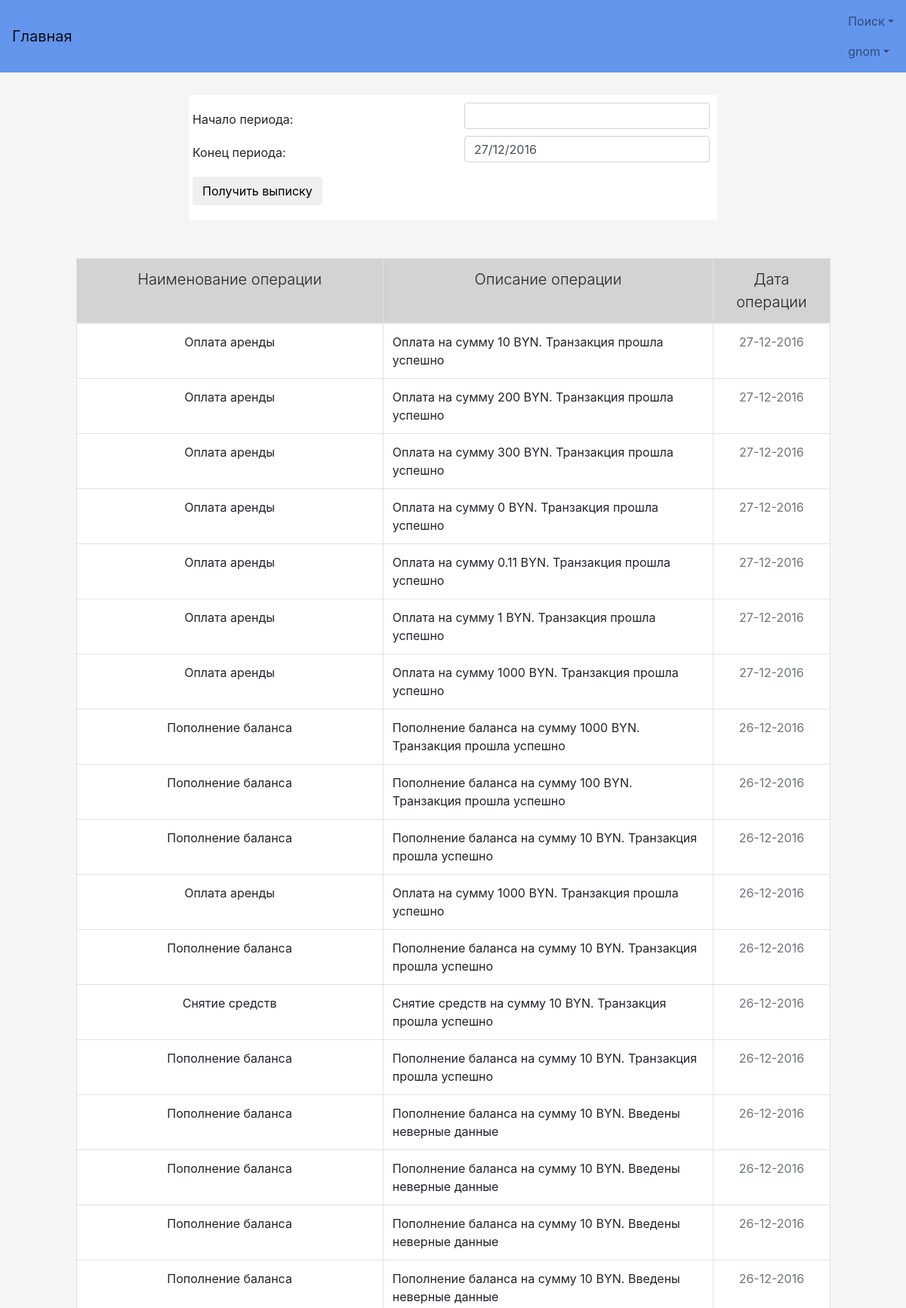
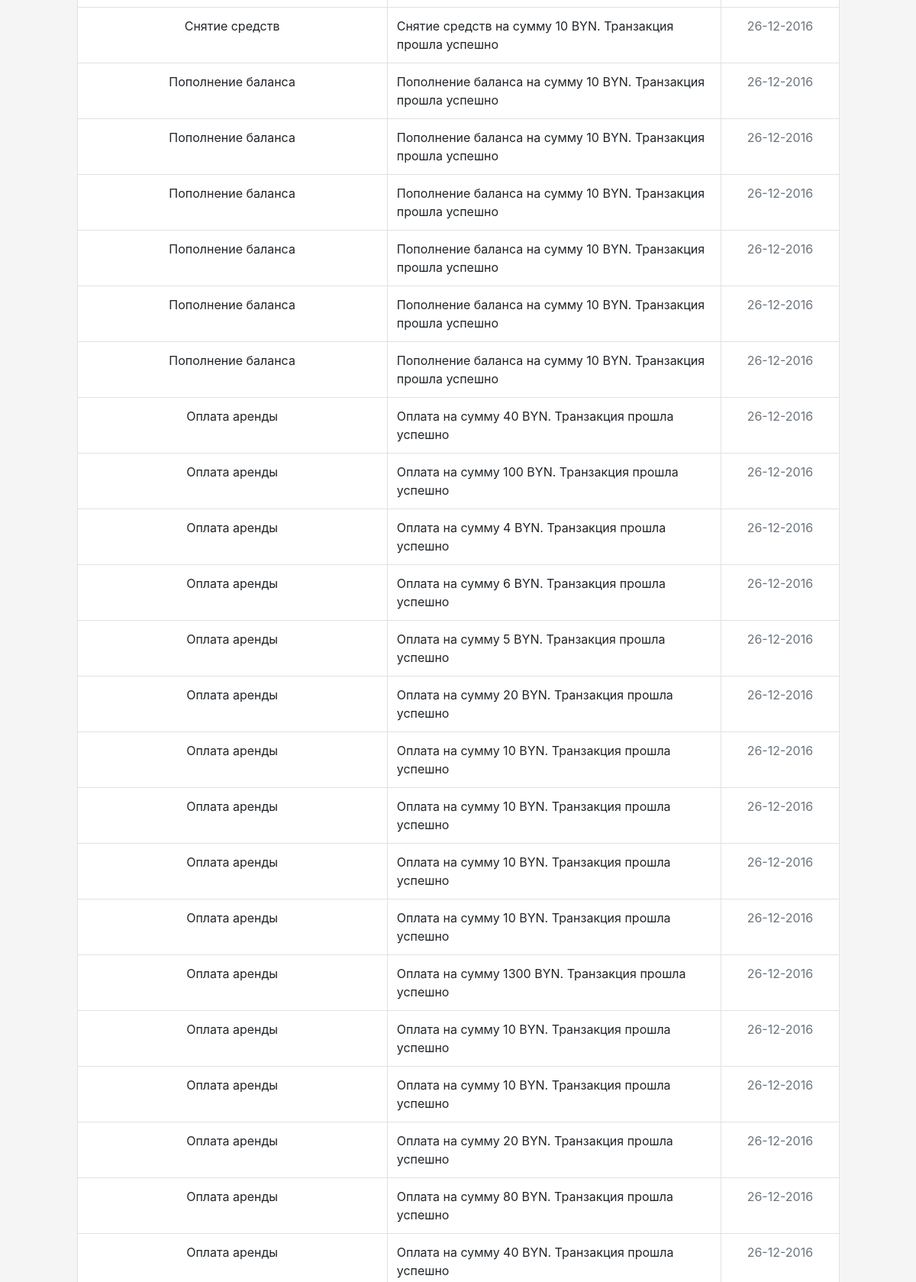
The page /profile/extractbalance (signed in, upper part) on the database its author committed (2 pictures, top to bottom).
### TOFI/models.py (models this page shows, shortened)
class MyUser(AbstractBaseUser):
    username = models.CharField(verbose_name='Логин', max_length=50, unique=True)
    password = models.CharField(verbose_name='Пароль', max_length=50)
    name = models.CharField(verbose_name='Имя', max_length=50)
    surname = models.CharField(verbose_name='Фамилия', max_length=50)
    last_name = models.CharField(verbose_name='Отчество', max_length=50)
    age = models.IntegerField(verbose_name='Возраст')
    passport_id = models.CharField(verbose_name='Номер паспорта', max_length=50)
    phone = models.CharField(verbose_name='Телефон', max_length=50)
    address = models.CharField(verbose_name='Адрес', max_length=50)
    email = models.CharField(verbose_name='Электронная почта', max_length=50, unique=True)
    taxpayer_account_number = models.IntegerField(verbose_name='УНН', null=True)
    license_field = models.CharField(verbose_name='Лицензия', max_length=50, null=True)
    ie = models.BooleanField(verbose_name='ИП', default=False)
    balance = models.FloatField(verbose_name='', default=0)
    user_card_id = models.ManyToManyField(UserCard, default=None)
    objects = MyUserManager()
    USERNAME_FIELD = 'username'
    REQUIRED_FIELDS = ['name', 'surname', 'last_name', 'age', 'passport_id', 'phone', 'address', 'email', 'ie']
    is_active = models.BooleanField(default=True)
    reason_block = models.CharField(max_length=100, null=True)
    is_admin = models.BooleanField(default=False)
    is_moder = models.BooleanField(default=False)
    wrong_password_number = models.IntegerField(default=0)

class LogOperationsBalance(models.Model):  # Модель для логирования операций
    id_user = models.IntegerField()
    type_operation = models.CharField(max_length=50)  # Ввод/вывод/и т.д.
    describe_operation = models.CharField(max_length=100)  # Описание
    amount = models.FloatField(default=0)
    date_operation = models.DateField(default=None)
    status = models.BooleanField(default=False)

### user_profile/views.py (the view)
# urls.py: url(r'extractbalance', views.extract_balance, name='ExtractBalance'),
def extract_balance(request):
    if request.user.is_anonymous or not request.user.is_active:
        return HttpResponseRedirect("/login")
    if request.method == 'POST':
        form = ExtractBalance(request.POST)
        if form.is_valid():
            period_start = form.cleaned_data['period_start']
            period_end = form.cleaned_data['period_end']
            extracts = models.LogOperationsBalance.objects.filter(id_user=request.user.id)
            result = []
            for ex in extracts:
                if period_end >= ex.date_operation >= period_start:
                    result.append(ex)
            result = reversed(result)
            return render(request, 'Profile/ExtractBalance.html', {'form': form, 'result': result})
    else:
        form = ExtractBalance()
        extracts = reversed(models.LogOperationsBalance.objects.filter(id_user=request.user.id))
        return render(request, "Profile/ExtractBalance.html", {'form': form, 'result': extracts})

### TOFI/forms.py
class ExtractBalance(forms.Form):
    period_start = forms.DateField(input_formats=['%d/%m/%Y'], label="Начало периода:",
                                   widget=forms.DateInput(attrs={'class': 'datetime'}), required=True)
    period_end = forms.DateField(input_formats=['%d/%m/%Y'], label="Конец периода:",
                                 widget=forms.DateInput(attrs={'class': 'datetime'}), required=True,
                                 initial=datetime.now().strftime('%d/%m/%Y'))

### TOFI/templates/Profile/ExtractBalance.html (shortened to what this page needs)
{% extends "base.html" %}
{% block content %}
    <form method="POST">
        <div class="center">
            {% for field in form %}
                <div class="row">
                    <div class="padding col-md-6">{{ field.label }}</div>
                    <div class="col-md-6">{{ field }}</div>
                </div>
            {% endfor %}
            <div class="row">
                <div class="padding">
                    <button type="submit" class="btn btn-default">Получить выписку</button>
                </div>
            </div>
        </div>
        {% if result %}
            <table class="table table-hover table-bordered center-table">
                <thead>
                <tr class="padding">
                    <td class="padding text-center lead gray">Наименование операции</td>
                    <td class="text-center lead gray">Описание операции</td>
                    <td class="text-center lead gray">Дата операции</td>
                </tr>
                </thead>
                <tbody>
                {% for res in result %}
                    <tr class="padding">
                        <td class="padding text-center">{{ res.type_operation }}</td>
                        <td>{{ res.describe_operation }}</td>
                        <td class="text-center text-muted">{{ res.date_operation|date:"d-m-Y" }}</td>
                    </tr>
                {% endfor %}
                </tbody>
            </table>
        {% endif %}
    </form>
{% endblock %}

### TOFI/templates/base.html (shortened to what this page needs)
{% load staticfiles %}
<!DOCTYPE html>
<html lang="ru">
  <head>
      <link href="https://cdnjs.cloudflare.com/ajax/libs/twitter-bootstrap/4.0.0-alpha.5/css/bootstrap.min.css"
            rel="stylesheet">
      <link href="{% static 'style.css' %}" rel="stylesheet">
      <link href="http://ajax.googleapis.com/ajax/libs/jqueryui/1.8/themes/base/jquery-ui.css" rel="stylesheet"
            type="text/css"/>
      <link href="https://cdnjs.cloudflare.com/ajax/libs/bootstrap-datepicker/1.6.4/css/bootstrap-datepicker.min.css"
            rel="stylesheet" type="text/css">
      <link href="https://cdnjs.cloudflare.com/ajax/libs/bootstrap-datetimepicker/4.17.43/css/bootstrap-datetimepicker.min.css"
            rel="stylesheet" type="text/css">
  </head>
  <body>
  <nav class="navbar navbar-light">
      <a class="navbar-brand" href="{% url 'Main' %}">Главная</a>
      <ul class="nav navbar-nav">
          {% if request.user.is_anonymous %}
              <li class="nav-item active">
                  <a class="nav-link" href="{% url 'Registration' %}">Регистрация<span class="sr-only">(current)</span></a>
              </li>
              <li class="nav-item active">
                  <a class="nav-link" href="{% url 'Login' %}">Вход<span class="sr-only">(current)</span></a>
              </li>
              <li class="nav-item dropdown">
                  <a class="nav-link dropdown-toggle" href="#" id="supportedContentDropdown" data-toggle="dropdown"
                     aria-haspopup="true" aria-expanded="false">Поиск</a>
                  <div class="dropdown-menu" aria-labelledby="supportedContentDropdown">
                      <a class="dropdown-item" href="{% url 'SearchUser' %}">Поиск пользователей</a>
                      <a class="dropdown-item" href="{% url 'SearchRent' %}">Поиск жилья</a>
                      <a class="dropdown-item" href="{% url 'SearchId' %}">Поиск пользователей по Id</a>
                  </div>
              </li>
            {% else %}
              <li class="nav-item dropdown">
                  <a class="nav-link dropdown-toggle" href="#" id="supportedContentDropdown" data-toggle="dropdown"
                     aria-haspopup="true" aria-expanded="false">Поиск</a>
              </li>
              <li class="nav-item dropdown">
                  <a class="nav-link dropdown-toggle" href="#" id="supportedContentDropdown" data-toggle="dropdown"
                     aria-haspopup="true" aria-expanded="false">{{ request.user.username }}</a>
              </li>
          {% endif %}
      </ul>
  </nav>
  <div class="main-body">
      <div class="container">
        {% block content %}
        {% endblock %}
    </div>
  </div>
  </body>
</html>

### TOFI/static/style.css (style rules this page uses)
.center { width: 100%; max-width: 700px; padding: 10px; margin: auto auto 50px; background: white; }
.center-table { width: 100%; max-width: 90%; padding: 10px; margin: auto auto 50px; background: white; }
.height70 { height: 35px; }
a { color: darkslateblue; }
body { margin: auto; padding-bottom: 0; height: auto; background-color: whitesmoke; link: dodgerblue; }
table { width: 100%; }
.main-body { padding-top: 10px; padding-bottom: auto; margin-top: 20px; }
.padding { padding: 10px; }
.gray { background: lightgray; }
.navbar-light { background-color: cornflowerblue; }

### rows shown on the page
MyUser: user.username "gnom"
LogOperationsBalance: type_operation "Оплата аренды", describe_operation "Оплата на сумму 10 BYN. Транзакция прошла успешно", date_operation "27-12-2016"
LogOperationsBalance: type_operation "Оплата аренды", describe_operation "Оплата на сумму 200 BYN. Транзакция прошла успешно", date_operation "27-12-2016"
LogOperationsBalance: type_operation "Оплата аренды", describe_operation "Оплата на сумму 300 BYN. Транзакция прошла успешно", date_operation "27-12-2016"
LogOperationsBalance: type_operation "Оплата аренды", describe_operation "Оплата на сумму 0 BYN. Транзакция прошла успешно", date_operation "27-12-2016"
LogOperationsBalance: type_operation "Оплата аренды", describe_operation "Оплата на сумму 0.11 BYN. Транзакция прошла успешно", date_operation "27-12-2016"
LogOperationsBalance: type_operation "Оплата аренды", describe_operation "Оплата на сумму 1 BYN. Транзакция прошла успешно", date_operation "27-12-2016"
LogOperationsBalance: type_operation "Оплата аренды", describe_operation "Оплата на сумму 1000 BYN. Транзакция прошла успешно", date_operation "27-12-2016"
LogOperationsBalance: type_operation "Пополнение баланса", describe_operation "Пополнение баланса на сумму 1000 BYN. Транзакция прошла успешно", date_operation "26-12-2016"
LogOperationsBalance: type_operation "Пополнение баланса", describe_operation "Пополнение баланса на сумму 100 BYN. Транзакция прошла успешно", date_operation "26-12-2016"
LogOperationsBalance: type_operation "Пополнение баланса", describe_operation "Пополнение баланса на сумму 10 BYN. Транзакция прошла успешно", date_operation "26-12-2016"
LogOperationsBalance: type_operation "Оплата аренды", describe_operation "Оплата на сумму 1000 BYN. Транзакция прошла успешно", date_operation "26-12-2016"
LogOperationsBalance: type_operation "Пополнение баланса", describe_operation "Пополнение баланса на сумму 10 BYN. Транзакция прошла успешно", date_operation "26-12-2016"
LogOperationsBalance: type_operation "Снятие средств", describe_operation "Снятие средств на сумму 10 BYN. Транзакция прошла успешно", date_operation "26-12-2016"
LogOperationsBalance: type_operation "Пополнение баланса", describe_operation "Пополнение баланса на сумму 10 BYN. Транзакция прошла успешно", date_operation "26-12-2016"
LogOperationsBalance: type_operation "Пополнение баланса", describe_operation "Пополнение баланса на сумму 10 BYN. Введены неверные данные", date_operation "26-12-2016"
LogOperationsBalance: type_operation "Пополнение баланса", describe_operation "Пополнение баланса на сумму 10 BYN. Введены неверные данные", date_operation "26-12-2016"
LogOperationsBalance: type_operation "Пополнение баланса", describe_operation "Пополнение баланса на сумму 10 BYN. Введены неверные данные", date_operation "26-12-2016"
LogOperationsBalance: type_operation "Пополнение баланса", describe_operation "Пополнение баланса на сумму 10 BYN. Введены неверные данные", date_operation "26-12-2016"
LogOperationsBalance: type_operation "Снятие средств", describe_operation "Снятие средств на сумму 10 BYN. Транзакция прошла успешно", date_operation "26-12-2016"
LogOperationsBalance: type_operation "Пополнение баланса", describe_operation "Пополнение баланса на сумму 10 BYN. Транзакция прошла успешно", date_operation "26-12-2016"
LogOperationsBalance: type_operation "Пополнение баланса", describe_operation "Пополнение баланса на сумму 10 BYN. Транзакция прошла успешно", date_operation "26-12-2016"
LogOperationsBalance: type_operation "Пополнение баланса", describe_operation "Пополнение баланса на сумму 10 BYN. Транзакция прошла успешно", date_operation "26-12-2016"
LogOperationsBalance: type_operation "Пополнение баланса", describe_operation "Пополнение баланса на сумму 10 BYN. Транзакция прошла успешно", date_operation "26-12-2016"
LogOperationsBalance: type_operation "Пополнение баланса", describe_operation "Пополнение баланса на сумму 10 BYN. Транзакция прошла успешно", date_operation "26-12-2016"
LogOperationsBalance: type_operation "Пополнение баланса", describe_operation "Пополнение баланса на сумму 10 BYN. Транзакция прошла успешно", date_operation "26-12-2016"
LogOperationsBalance: type_operation "Оплата аренды", describe_operation "Оплата на сумму 40 BYN. Транзакция прошла успешно", date_operation "26-12-2016"
LogOperationsBalance: type_operation "Оплата аренды", describe_operation "Оплата на сумму 100 BYN. Транзакция прошла успешно", date_operation "26-12-2016"
LogOperationsBalance: type_operation "Оплата аренды", describe_operation "Оплата на сумму 4 BYN. Транзакция прошла успешно", date_operation "26-12-2016"
LogOperationsBalance: type_operation "Оплата аренды", describe_operation "Оплата на сумму 6 BYN. Транзакция прошла успешно", date_operation "26-12-2016"
LogOperationsBalance: type_operation "Оплата аренды", describe_operation "Оплата на сумму 5 BYN. Транзакция прошла успешно", date_operation "26-12-2016"
LogOperationsBalance: type_operation "Оплата аренды", describe_operation "Оплата на сумму 20 BYN. Транзакция прошла успешно", date_operation "26-12-2016"
LogOperationsBalance: type_operation "Оплата аренды", describe_operation "Оплата на сумму 10 BYN. Транзакция прошла успешно", date_operation "26-12-2016"
LogOperationsBalance: type_operation "Оплата аренды", describe_operation "Оплата на сумму 10 BYN. Транзакция прошла успешно", date_operation "26-12-2016"
LogOperationsBalance: type_operation "Оплата аренды", describe_operation "Оплата на сумму 10 BYN. Транзакция прошла успешно", date_operation "26-12-2016"
LogOperationsBalance: type_operation "Оплата аренды", describe_operation "Оплата на сумму 10 BYN. Транзакция прошла успешно", date_operation "26-12-2016"
LogOperationsBalance: type_operation "Оплата аренды", describe_operation "Оплата на сумму 1300 BYN. Транзакция прошла успешно", date_operation "26-12-2016"
LogOperationsBalance: type_operation "Оплата аренды", describe_operation "Оплата на сумму 10 BYN. Транзакция прошла успешно", date_operation "26-12-2016"
LogOperationsBalance: type_operation "Оплата аренды", describe_operation "Оплата на сумму 10 BYN. Транзакция прошла успешно", date_operation "26-12-2016"
LogOperationsBalance: type_operation "Оплата аренды", describe_operation "Оплата на сумму 20 BYN. Транзакция прошла успешно", date_operation "26-12-2016"
LogOperationsBalance: type_operation "Оплата аренды", describe_operation "Оплата на сумму 80 BYN. Транзакция прошла успешно", date_operation "26-12-2016"
LogOperationsBalance: type_operation "Оплата аренды", describe_operation "Оплата на сумму 40 BYN. Транзакция прошла успешно", date_operation "26-12-2016"

### other values the page prints
{{ field.label }} "Начало периода:" "Конец периода:"
